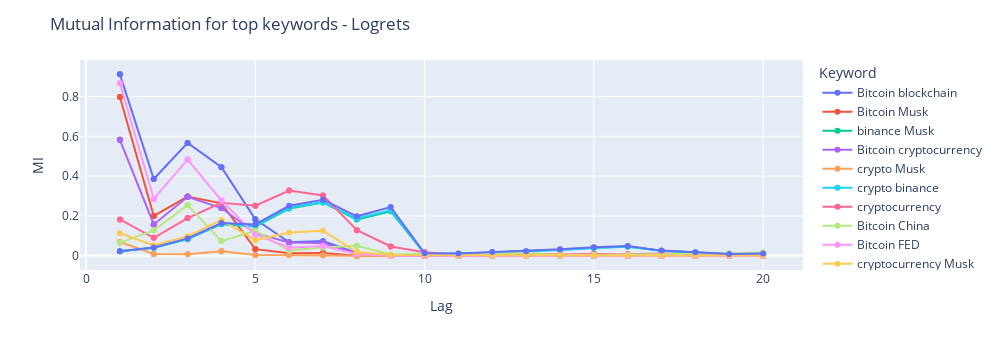
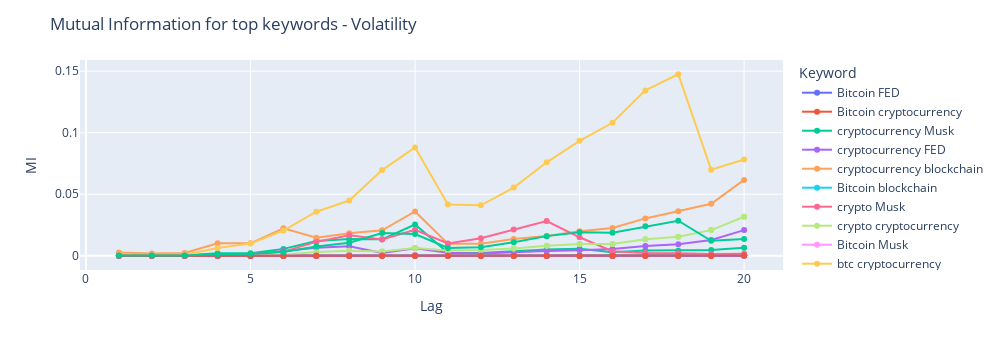
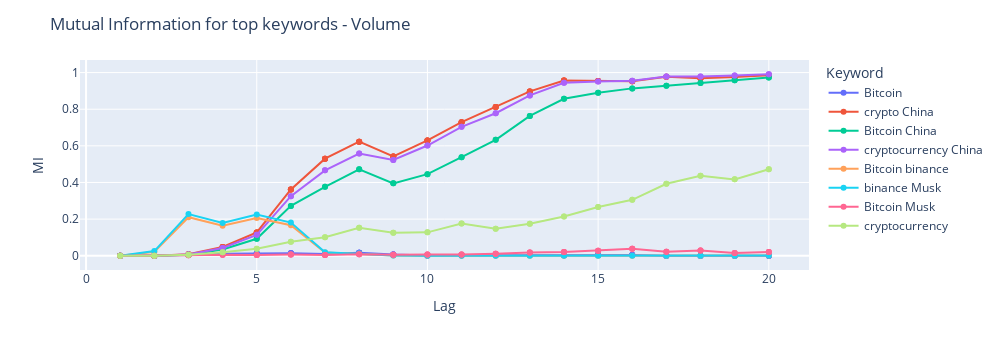

The code cell stored with these charts, in order, in its notebook:
### Markdown cell above
### **Plot mutual information for top keywords**

### Code cell
def plot_top_keywords(df, mi, title) :     
    mi_top = df[mi["Mutual Information"].values] 
    melted_mi = mi_top.melt(var_name='Keyword', value_name='MI', ignore_index=False).sort_index()
    fig = px.line(melted_mi, x=melted_mi.index, y=melted_mi.columns, color='Keyword', markers=True)
    fig.update_layout(title="Mutual Information for top keywords - " + title, xaxis_title="Lag", yaxis_title="MI", height=350, width=1000)
    fig.show()

plot_top_keywords(pvals_logreturns, mi_logreturns_top, "Logrets")
plot_top_keywords(pvals_volatility, mi_volatility_top, "Volatility")
plot_top_keywords(pvals_volume, mi_volume_top, "Volume")

### Figure 1 — Plotly figure (JSON) as saved in the notebook; plotly's stock layout.template omitted (floating-point values rounded to 4 significant figures)
{"data": [{"hovertemplate": "Keyword=Bitcoin blockchain<br>variable=MI<br>index=%{x}<br>value=%{y}<extra></extra>", "legendgroup": "Bitcoin blockchain", "line": {"color": "#636efa", "dash": "solid"}, "marker": {"symbol": "circle"}, "mode": "lines+markers", "name": "Bitcoin blockchain", "orientation": "v", "showlegend": true, "type": "scatter", "x": [1, 1, 2, 2, 3, 3, 4, 4, 5, 5, 6, 6, 7, 7, 8, 8, 9, 9, 10, 10, 11, 11, 12, 12, 13, 13, 14, 14, 15, 15, 16, 16, 17, 17, 18, 18, 19, 19, 20, 20], "xaxis": "x", "y": [0.912, 0.912, 0.3857, 0.3857, 0.567, 0.567, 0.4453, 0.4453, 0.183, 0.183, 0.0674, 0.0674, 0.07345, 0.07345, 0.0141, 0.0141, 0.002338, 0.002338, 0.001666, 0.001666, 0.0001679, 0.0001679, 0.000358, 0.000358, 0.0004959, 0.0004959, 0.000149, 0.000149, 0.0002156, 0.0002156, 0.0004007, 0.0004007, 0.000681, 0.000681, 0.000545, 0.000545, 0.0007041, 0.0007041, 0.0007856, 0.0007856], "yaxis": "y"}, {"hovertemplate": "Keyword=Bitcoin Musk<br>variable=MI<br>index=%{x}<br>value=%{y}<extra></extra>", "legendgroup": "Bitcoin Musk", "line": {"color": "#EF553B", "dash": "solid"}, "marker": {"symbol": "circle"}, "mode": "lines+markers", "name": "Bitcoin Musk", "orientation": "v", "showlegend": true, "type": "scatter", "x": [1, 1, 2, 2, 3, 3, 4, 4, 5, 5, 6, 6, 7, 7, 8, 8, 9, 9, 10, 10, 11, 11, 12, 12, 13, 13, 14, 14, 15, 15, 16, 16, 17, 17, 18, 18, 19, 19, 20, 20], "xaxis": "x", "y": [0.7982, 0.7982, 0.1998, 0.1998, 0.2972, 0.2972, 0.2636, 0.2636, 0.03332, 0.03332, 0.0124, 0.0124, 0.01401, 0.01401, 0.000442, 0.000442, 2.248e-05, 2.248e-05, 3.517e-05, 3.517e-05, 3.66e-06, 3.66e-06, 7.099e-06, 7.099e-06, 1.212e-05, 1.212e-05, 3.773e-06, 3.773e-06, 4.166e-06, 4.166e-06, 9.089e-06, 9.089e-06, 8.434e-06, 8.434e-06, 8.407e-06, 8.407e-06, 1.248e-05, 1.248e-05, 9.814e-06, 9.814e-06], "yaxis": "y"}, {"hovertemplate": "Keyword=binance Musk<br>variable=MI<br>index=%{x}<br>value=%{y}<extra></extra>", "legendgroup": "binance Musk", "line": {"color": "#00cc96", "dash": "solid"}, "marker": {"symbol": "circle"}, "mode": "lines+markers", "name": "binance Musk", "orientation": "v", "showlegend": true, "type": "scatter", "x": [1, 2, 3, 4, 5, 6, 7, 8, 9, 10, 11, 12, 13, 14, 15, 16, 17, 18, 19, 20], "xaxis": "x", "y": [0.02265, 0.04064, 0.08339, 0.1586, 0.1472, 0.2371, 0.2677, 0.1817, 0.2232, 0.01186, 0.01046, 0.01728, 0.02107, 0.02981, 0.04046, 0.04614, 0.0257, 0.0169, 0.008369, 0.01141], "yaxis": "y"}, {"hovertemplate": "Keyword=Bitcoin cryptocurrency<br>variable=MI<br>index=%{x}<br>value=%{y}<extra></extra>", "legendgroup": "Bitcoin cryptocurrency", "line": {"color": "#ab63fa", "dash": "solid"}, "marker": {"symbol": "circle"}, "mode": "lines+markers", "name": "Bitcoin cryptocurrency", "orientation": "v", "showlegend": true, "type": "scatter", "x": [1, 1, 1, 1, 2, 2, 2, 2, 3, 3, 3, 3, 4, 4, 4, 4, 5, 5, 5, 5, 6, 6, 6, 6, 7, 7, 7, 7, 8, 8, 8, 8, 9, 9, 9, 9, 10, 10, 10, 10, 11, 11, 11, 11, 12, 12, 12, 12, 13, 13, 13, 13, 14, 14, 14, 14, 15, 15, 15, 15, 16, 16, 16, 16, 17, 17, 17, 17, 18, 18, 18, 18, 19, 19, 19, 19, 20, 20, 20, 20], "xaxis": "x", "y": [0.5828, 0.5828, 0.5828, 0.5828, 0.1572, 0.1572, 0.1572, 0.1572, 0.2964, 0.2964, 0.2964, 0.2964, 0.2398, 0.2398, 0.2398, 0.2398, 0.1133, 0.1133, 0.1133, 0.1133, 0.0667, 0.0667, 0.0667, 0.0667, 0.06362, 0.06362, 0.06362, 0.06362, 0.00924, 0.00924, 0.00924, 0.00924, 0.0007914, 0.0007914, 0.0007914, 0.0007914, 0.0003792, 0.0003792, 0.0003792, 0.0003792, 3.908e-05, 3.908e-05, 3.908e-05, 3.908e-05, 8.866e-05, 8.866e-05, 8.866e-05, 8.866e-05, 0.0001289, 0.0001289, 0.0001289, 0.0001289, 4.098e-05, 4.098e-05, 4.098e-05, 4.098e-05, 5.667e-05, 5.667e-05, 5.667e-05, 5.667e-05, 8.916e-05, 8.916e-05, 8.916e-05, 8.916e-05, 0.0001471, 0.0001471, 0.0001471, 0.0001471, 9.054e-05, 9.054e-05, 9.054e-05, 9.054e-05, 0.000128, 0.000128, 0.000128, 0.000128, 0.0001848, 0.0001848, 0.0001848, 0.0001848], "yaxis": "y"}, {"hovertemplate": "Keyword=crypto Musk<br>variable=MI<br>index=%{x}<br>value=%{y}<extra></extra>", "legendgroup": "crypto Musk", "line": {"color": "#FFA15A", "dash": "solid"}, "marker": {"symbol": "circle"}, "mode": "lines+markers", "name": "crypto Musk", "orientation": "v", "showlegend": true, "type": "scatter", "x": [1, 1, 2, 2, 3, 3, 4, 4, 5, 5, 6, 6, 7, 7, 8, 8, 9, 9, 10, 10, 11, 11, 12, 12, 13, 13, 14, 14, 15, 15, 16, 16, 17, 17, 18, 18, 19, 19, 20, 20], "xaxis": "x", "y": [0.06938, 0.06938, 0.009233, 0.009233, 0.008154, 0.008154, 0.02228, 0.02228, 0.003471, 0.003471, 0.003547, 0.003547, 0.003087, 0.003087, 0.0003544, 0.0003544, 4.985e-05, 4.985e-05, 7.562e-05, 7.562e-05, 8.601e-05, 8.601e-05, 0.0001132, 0.0001132, 0.0002491, 0.0002491, 0.0002318, 0.0002318, 1.316e-05, 1.316e-05, 1.969e-05, 1.969e-05, 1.925e-05, 1.925e-05, 3.854e-05, 3.854e-05, 6.464e-05, 6.464e-05, 9.51e-05, 9.51e-05], "yaxis": "y"}, {"hovertemplate": "Keyword=crypto binance<br>variable=MI<br>index=%{x}<br>value=%{y}<extra></extra>", "legendgroup": "crypto binance", "line": {"color": "#19d3f3", "dash": "solid"}, "marker": {"symbol": "circle"}, "mode": "lines+markers", "name": "crypto binance", "orientation": "v", "showlegend": true, "type": "scatter", "x": [1, 2, 3, 4, 5, 6, 7, 8, 9, 10, 11, 12, 13, 14, 15, 16, 17, 18, 19, 20], "xaxis": "x", "y": [0.02302, 0.04041, 0.08479, 0.1611, 0.1512, 0.242, 0.2686, 0.187, 0.2286, 0.01128, 0.01033, 0.01715, 0.02079, 0.0294, 0.0395, 0.04518, 0.0248, 0.01649, 0.008137, 0.01121], "yaxis": "y"}, {"hovertemplate": "Keyword=cryptocurrency<br>variable=MI<br>index=%{x}<br>value=%{y}<extra></extra>", "legendgroup": "cryptocurrency", "line": {"color": "#FF6692", "dash": "solid"}, "marker": {"symbol": "circle"}, "mode": "lines+markers", "name": "cryptocurrency", "orientation": "v", "showlegend": true, "type": "scatter", "x": [1, 1, 2, 2, 3, 3, 4, 4, 5, 5, 6, 6, 7, 7, 8, 8, 9, 9, 10, 10, 11, 11, 12, 12, 13, 13, 14, 14, 15, 15, 16, 16, 17, 17, 18, 18, 19, 19, 20, 20], "xaxis": "x", "y": [0.1826, 0.1826, 0.09021, 0.09021, 0.1892, 0.1892, 0.2664, 0.2664, 0.2511, 0.2511, 0.3275, 0.3275, 0.3027, 0.3027, 0.1285, 0.1285, 0.04673, 0.04673, 0.01712, 0.01712, 0.004976, 0.004976, 0.008381, 0.008381, 0.01112, 0.01112, 0.006749, 0.006749, 0.008899, 0.008899, 0.006957, 0.006957, 0.01126, 0.01126, 0.005911, 0.005911, 0.007621, 0.007621, 0.01138, 0.01138], "yaxis": "y"}, {"hovertemplate": "Keyword=Bitcoin China<br>variable=MI<br>index=%{x}<br>value=%{y}<extra></extra>", "legendgroup": "Bitcoin China", "line": {"color": "#B6E880", "dash": "solid"}, "marker": {"symbol": "circle"}, "mode": "lines+markers", "name": "Bitcoin China", "orientation": "v", "showlegend": true, "type": "scatter", "x": [1, 1, 2, 2, 3, 3, 4, 4, 5, 5, 6, 6, 7, 7, 8, 8, 9, 9, 10, 10, 11, 11, 12, 12, 13, 13, 14, 14, 15, 15, 16, 16, 17, 17, 18, 18, 19, 19, 20, 20], "xaxis": "x", "y": [0.06472, 0.06472, 0.1276, 0.1276, 0.2545, 0.2545, 0.07362, 0.07362, 0.1251, 0.1251, 0.02633, 0.02633, 0.0409, 0.0409, 0.04987, 0.04987, 0.006707, 0.006707, 0.01014, 0.01014, 0.00561, 0.00561, 0.009604, 0.009604, 0.01332, 0.01332, 0.002091, 0.002091, 0.003935, 0.003935, 0.0038, 0.0038, 0.006297, 0.006297, 0.008395, 0.008395, 0.01117, 0.01117, 0.01614, 0.01614], "yaxis": "y"}, {"hovertemplate": "Keyword=Bitcoin FED<br>variable=MI<br>index=%{x}<br>value=%{y}<extra></extra>", "legendgroup": "Bitcoin FED", "line": {"color": "#FF97FF", "dash": "solid"}, "marker": {"symbol": "circle"}, "mode": "lines+markers", "name": "Bitcoin FED", "orientation": "v", "showlegend": true, "type": "scatter", "x": [1, 1, 2, 2, 3, 3, 4, 4, 5, 5, 6, 6, 7, 7, 8, 8, 9, 9, 10, 10, 11, 11, 12, 12, 13, 13, 14, 14, 15, 15, 16, 16, 17, 17, 18, 18, 19, 19, 20, 20], "xaxis": "x", "y": [0.8664, 0.8664, 0.2864, 0.2864, 0.4835, 0.4835, 0.2777, 0.2777, 0.1059, 0.1059, 0.03995, 0.03995, 0.04947, 0.04947, 0.00881, 0.00881, 0.000541, 0.000541, 0.0002412, 0.0002412, 2.751e-05, 2.751e-05, 6.409e-05, 6.409e-05, 8.986e-05, 8.986e-05, 1.727e-05, 1.727e-05, 2.158e-05, 2.158e-05, 5.582e-05, 5.582e-05, 7.62e-05, 7.62e-05, 7.223e-05, 7.223e-05, 9.647e-05, 9.647e-05, 0.0001225, 0.0001225], "yaxis": "y"}, {"hovertemplate": "Keyword=cryptocurrency Musk<br>variable=MI<br>index=%{x}<br>value=%{y}<extra></extra>", "legendgroup": "cryptocurrency Musk", "line": {"color": "#FECB52", "dash": "solid"}, "marker": {"symbol": "circle"}, "mode": "lines+markers", "name": "cryptocurrency Musk", "orientation": "v", "showlegend": true, "type": "scatter", "x": [1, 2, 3, 4, 5, 6, 7, 8, 9, 10, 11, 12, 13, 14, 15, 16, 17, 18, 19, 20], "xaxis": "x", "y": [0.1133, 0.05232, 0.09748, 0.1802, 0.07814, 0.1173, 0.126, 0.0187, 0.004381, 0.003918, 0.000611, 0.0008827, 0.001668, 0.0009175, 0.001193, 0.001254, 0.001727, 0.0007622, 0.001034, 0.001508], "yaxis": "y"}, {"hovertemplate": "Keyword=binance<br>variable=MI<br>index=%{x}<br>value=%{y}<extra></extra>", "legendgroup": "binance", "line": {"color": "#636efa", "dash": "solid"}, "marker": {"symbol": "circle"}, "mode": "lines+markers", "name": "binance", "orientation": "v", "showlegend": true, "type": "scatter", "x": [1, 2, 3, 4, 5, 6, 7, 8, 9, 10, 11, 12, 13, 14, 15, 16, 17, 18, 19, 20], "xaxis": "x", "y": [0.02298, 0.04169, 0.08708, 0.1647, 0.1573, 0.2509, 0.2816, 0.1981, 0.2444, 0.01252, 0.01138, 0.01879, 0.02273, 0.03207, 0.04285, 0.04886, 0.02576, 0.01701, 0.008357, 0.01149], "yaxis": "y"}], "layout": {"height": 350, "legend": {"title": {"text": "Keyword"}, "tracegroupgap": 0}, "margin": {"t": 60}, "title": {"text": "Mutual Information for top keywords - Logrets"}, "width": 1000, "xaxis": {"anchor": "y", "domain": [0, 1], "title": {"text": "Lag"}}, "yaxis": {"anchor": "x", "domain": [0, 1], "title": {"text": "MI"}}}}

### Figure 2 — Plotly figure (JSON) as saved in the notebook; plotly's stock layout.template omitted (floating-point values rounded to 4 significant figures)
{"data": [{"hovertemplate": "Keyword=Bitcoin FED<br>variable=MI<br>index=%{x}<br>value=%{y}<extra></extra>", "legendgroup": "Bitcoin FED", "line": {"color": "#636efa", "dash": "solid"}, "marker": {"symbol": "circle"}, "mode": "lines+markers", "name": "Bitcoin FED", "orientation": "v", "showlegend": true, "type": "scatter", "x": [1, 2, 3, 4, 5, 6, 7, 8, 9, 10, 11, 12, 13, 14, 15, 16, 17, 18, 19, 20], "xaxis": "x", "y": [1.113e-05, 6.838e-06, 9.208e-07, 6.197e-06, 2.834e-06, 4.957e-06, 1.591e-05, 2.035e-05, 1.935e-05, 3.926e-05, 1.027e-05, 1.227e-05, 2.715e-05, 2.265e-05, 2.363e-05, 3.825e-05, 5.241e-05, 5.905e-05, 7.823e-05, 0.0001289], "yaxis": "y"}, {"hovertemplate": "Keyword=Bitcoin cryptocurrency<br>variable=MI<br>index=%{x}<br>value=%{y}<extra></extra>", "legendgroup": "Bitcoin cryptocurrency", "line": {"color": "#EF553B", "dash": "solid"}, "marker": {"symbol": "circle"}, "mode": "lines+markers", "name": "Bitcoin cryptocurrency", "orientation": "v", "showlegend": true, "type": "scatter", "x": [1, 1, 1, 1, 2, 2, 2, 2, 3, 3, 3, 3, 4, 4, 4, 4, 5, 5, 5, 5, 6, 6, 6, 6, 7, 7, 7, 7, 8, 8, 8, 8, 9, 9, 9, 9, 10, 10, 10, 10, 11, 11, 11, 11, 12, 12, 12, 12, 13, 13, 13, 13, 14, 14, 14, 14, 15, 15, 15, 15, 16, 16, 16, 16, 17, 17, 17, 17, 18, 18, 18, 18, 19, 19, 19, 19, 20, 20, 20, 20], "xaxis": "x", "y": [5.981e-06, 5.981e-06, 5.981e-06, 5.981e-06, 2.069e-06, 2.069e-06, 2.069e-06, 2.069e-06, 4.636e-07, 4.636e-07, 4.636e-07, 4.636e-07, 8.405e-06, 8.405e-06, 8.405e-06, 8.405e-06, 5.163e-06, 5.163e-06, 5.163e-06, 5.163e-06, 1.519e-05, 1.519e-05, 1.519e-05, 1.519e-05, 5.998e-05, 5.998e-05, 5.998e-05, 5.998e-05, 7.136e-05, 7.136e-05, 7.136e-05, 7.136e-05, 0.0001299, 0.0001299, 0.0001299, 0.0001299, 0.0002612, 0.0002612, 0.0002612, 0.0002612, 2.716e-05, 2.716e-05, 2.716e-05, 2.716e-05, 3.33e-05, 3.33e-05, 3.33e-05, 3.33e-05, 6.195e-05, 6.195e-05, 6.195e-05, 6.195e-05, 6.259e-05, 6.259e-05, 6.259e-05, 6.259e-05, 6.475e-05, 6.475e-05, 6.475e-05, 6.475e-05, 9.134e-05, 9.134e-05, 9.134e-05, 9.134e-05, 0.0001372, 0.0001372, 0.0001372, 0.0001372, 0.0001545, 0.0001545, 0.0001545, 0.0001545, 0.0002329, 0.0002329, 0.0002329, 0.0002329, 0.0003799, 0.0003799, 0.0003799, 0.0003799], "yaxis": "y"}, {"hovertemplate": "Keyword=cryptocurrency Musk<br>variable=MI<br>index=%{x}<br>value=%{y}<extra></extra>", "legendgroup": "cryptocurrency Musk", "line": {"color": "#00cc96", "dash": "solid"}, "marker": {"symbol": "circle"}, "mode": "lines+markers", "name": "cryptocurrency Musk", "orientation": "v", "showlegend": true, "type": "scatter", "x": [1, 2, 3, 4, 5, 6, 7, 8, 9, 10, 11, 12, 13, 14, 15, 16, 17, 18, 19, 20], "xaxis": "x", "y": [0.0002577, 0.0001105, 0.0001511, 0.002092, 0.00209, 0.005572, 0.01191, 0.01356, 0.01333, 0.02539, 0.002422, 0.0022, 0.003602, 0.005019, 0.005662, 0.002938, 0.004237, 0.004155, 0.004587, 0.006521], "yaxis": "y"}, {"hovertemplate": "Keyword=cryptocurrency FED<br>variable=MI<br>index=%{x}<br>value=%{y}<extra></extra>", "legendgroup": "cryptocurrency FED", "line": {"color": "#ab63fa", "dash": "solid"}, "marker": {"symbol": "circle"}, "mode": "lines+markers", "name": "cryptocurrency FED", "orientation": "v", "showlegend": true, "type": "scatter", "x": [1, 2, 3, 4, 5, 6, 7, 8, 9, 10, 11, 12, 13, 14, 15, 16, 17, 18, 19, 20], "xaxis": "x", "y": [0.0003676, 0.0002026, 0.0001358, 0.001417, 0.001451, 0.00385, 0.006464, 0.007747, 0.002252, 0.006086, 0.002459, 0.001912, 0.002975, 0.003852, 0.004445, 0.00546, 0.007885, 0.009298, 0.01283, 0.02086], "yaxis": "y"}, {"hovertemplate": "Keyword=cryptocurrency blockchain<br>variable=MI<br>index=%{x}<br>value=%{y}<extra></extra>", "legendgroup": "cryptocurrency blockchain", "line": {"color": "#FFA15A", "dash": "solid"}, "marker": {"symbol": "circle"}, "mode": "lines+markers", "name": "cryptocurrency blockchain", "orientation": "v", "showlegend": true, "type": "scatter", "x": [1, 2, 3, 4, 5, 6, 7, 8, 9, 10, 11, 12, 13, 14, 15, 16, 17, 18, 19, 20], "xaxis": "x", "y": [0.002633, 0.00192, 0.002253, 0.01021, 0.01011, 0.0224, 0.01469, 0.01826, 0.02068, 0.03598, 0.009754, 0.009664, 0.01367, 0.01613, 0.01993, 0.0225, 0.03035, 0.03615, 0.04226, 0.06166], "yaxis": "y"}, {"hovertemplate": "Keyword=Bitcoin blockchain<br>variable=MI<br>index=%{x}<br>value=%{y}<extra></extra>", "legendgroup": "Bitcoin blockchain", "line": {"color": "#19d3f3", "dash": "solid"}, "marker": {"symbol": "circle"}, "mode": "lines+markers", "name": "Bitcoin blockchain", "orientation": "v", "showlegend": true, "type": "scatter", "x": [1, 2, 3, 4, 5, 6, 7, 8, 9, 10, 11, 12, 13, 14, 15, 16, 17, 18, 19, 20], "xaxis": "x", "y": [0.0001001, 8.814e-05, 2.835e-05, 8.487e-05, 5.176e-05, 9.34e-05, 0.0001465, 0.0002398, 0.0004126, 0.0004, 7.342e-05, 9.295e-05, 0.0001949, 0.0001463, 0.0001695, 0.0002413, 0.0003513, 0.0004448, 0.0004403, 0.0006939], "yaxis": "y"}, {"hovertemplate": "Keyword=crypto Musk<br>variable=MI<br>index=%{x}<br>value=%{y}<extra></extra>", "legendgroup": "crypto Musk", "line": {"color": "#FF6692", "dash": "solid"}, "marker": {"symbol": "circle"}, "mode": "lines+markers", "name": "crypto Musk", "orientation": "v", "showlegend": true, "type": "scatter", "x": [1, 2, 3, 4, 5, 6, 7, 8, 9, 10, 11, 12, 13, 14, 15, 16, 17, 18, 19, 20], "xaxis": "x", "y": [0.000774, 0.0001505, 0.000214, 0.001021, 0.00127, 0.003353, 0.01126, 0.01671, 0.01321, 0.02115, 0.01001, 0.01421, 0.02124, 0.02815, 0.01501, 0.003643, 0.002184, 0.002115, 0.001369, 0.001569], "yaxis": "y"}, {"hovertemplate": "Keyword=crypto cryptocurrency<br>variable=MI<br>index=%{x}<br>value=%{y}<extra></extra>", "legendgroup": "crypto cryptocurrency", "line": {"color": "#B6E880", "dash": "solid"}, "marker": {"symbol": "circle"}, "mode": "lines+markers", "name": "crypto cryptocurrency", "orientation": "v", "showlegend": true, "type": "scatter", "x": [1, 1, 2, 2, 3, 3, 4, 4, 5, 5, 6, 6, 7, 7, 8, 8, 9, 9, 10, 10, 11, 11, 12, 12, 13, 13, 14, 14, 15, 15, 16, 16, 17, 17, 18, 18, 19, 19, 20, 20], "xaxis": "x", "y": [0.0001328, 0.0001328, 2.773e-05, 2.773e-05, 1.338e-05, 1.338e-05, 0.0001968, 0.0001968, 0.0002322, 0.0002322, 0.0007129, 0.0007129, 0.003008, 0.003008, 0.00398, 0.00398, 0.003386, 0.003386, 0.006315, 0.006315, 0.004359, 0.004359, 0.004765, 0.004765, 0.005842, 0.005842, 0.008108, 0.008108, 0.009526, 0.009526, 0.009482, 0.009482, 0.01334, 0.01334, 0.01549, 0.01549, 0.02083, 0.02083, 0.03167, 0.03167], "yaxis": "y"}, {"hovertemplate": "Keyword=Bitcoin Musk<br>variable=MI<br>index=%{x}<br>value=%{y}<extra></extra>", "legendgroup": "Bitcoin Musk", "line": {"color": "#FF97FF", "dash": "solid"}, "marker": {"symbol": "circle"}, "mode": "lines+markers", "name": "Bitcoin Musk", "orientation": "v", "showlegend": true, "type": "scatter", "x": [1, 1, 1, 2, 2, 2, 3, 3, 3, 4, 4, 4, 5, 5, 5, 6, 6, 6, 7, 7, 7, 8, 8, 8, 9, 9, 9, 10, 10, 10, 11, 11, 11, 12, 12, 12, 13, 13, 13, 14, 14, 14, 15, 15, 15, 16, 16, 16, 17, 17, 17, 18, 18, 18, 19, 19, 19, 20, 20, 20], "xaxis": "x", "y": [8.311e-06, 8.311e-06, 8.311e-06, 4.526e-06, 4.526e-06, 4.526e-06, 2.248e-06, 2.248e-06, 2.248e-06, 2.231e-05, 2.231e-05, 2.231e-05, 1.366e-05, 1.366e-05, 1.366e-05, 2.99e-05, 2.99e-05, 2.99e-05, 9.105e-05, 9.105e-05, 9.105e-05, 0.000103, 0.000103, 0.000103, 0.0002149, 0.0002149, 0.0002149, 0.0004268, 0.0004268, 0.0004268, 1.498e-05, 1.498e-05, 1.498e-05, 2.028e-05, 2.028e-05, 2.028e-05, 4.263e-05, 4.263e-05, 4.263e-05, 3.878e-05, 3.878e-05, 3.878e-05, 2.619e-05, 2.619e-05, 2.619e-05, 2.38e-05, 2.38e-05, 2.38e-05, 2.057e-05, 2.057e-05, 2.057e-05, 1.598e-05, 1.598e-05, 1.598e-05, 1.799e-05, 1.799e-05, 1.799e-05, 1.949e-05, 1.949e-05, 1.949e-05], "yaxis": "y"}, {"hovertemplate": "Keyword=btc cryptocurrency<br>variable=MI<br>index=%{x}<br>value=%{y}<extra></extra>", "legendgroup": "btc cryptocurrency", "line": {"color": "#FECB52", "dash": "solid"}, "marker": {"symbol": "circle"}, "mode": "lines+markers", "name": "btc cryptocurrency", "orientation": "v", "showlegend": true, "type": "scatter", "x": [1, 2, 3, 4, 5, 6, 7, 8, 9, 10, 11, 12, 13, 14, 15, 16, 17, 18, 19, 20], "xaxis": "x", "y": [0.0007305, 0.0006622, 0.0007419, 0.006323, 0.009864, 0.02035, 0.03577, 0.0449, 0.06964, 0.08807, 0.04171, 0.04097, 0.0554, 0.07594, 0.09343, 0.1081, 0.1344, 0.1475, 0.0699, 0.07827], "yaxis": "y"}, {"hovertemplate": "Keyword=Bitcoin<br>variable=MI<br>index=%{x}<br>value=%{y}<extra></extra>", "legendgroup": "Bitcoin", "line": {"color": "#636efa", "dash": "solid"}, "marker": {"symbol": "circle"}, "mode": "lines+markers", "name": "Bitcoin", "orientation": "v", "showlegend": true, "type": "scatter", "x": [1, 2, 3, 4, 5, 6, 7, 8, 9, 10, 11, 12, 13, 14, 15, 16, 17, 18, 19, 20], "xaxis": "x", "y": [2.353e-06, 1.213e-06, 1.791e-07, 2.044e-06, 9.454e-07, 1.927e-06, 7.146e-06, 9.269e-06, 2.129e-05, 3.349e-05, 5.045e-06, 8.306e-06, 1.94e-05, 1.568e-05, 1.5e-05, 2.128e-05, 2.984e-05, 3.441e-05, 4.639e-05, 7.212e-05], "yaxis": "y"}, {"hovertemplate": "Keyword=Bitcoin crypto<br>variable=MI<br>index=%{x}<br>value=%{y}<extra></extra>", "legendgroup": "Bitcoin crypto", "line": {"color": "#EF553B", "dash": "solid"}, "marker": {"symbol": "circle"}, "mode": "lines+markers", "name": "Bitcoin crypto", "orientation": "v", "showlegend": true, "type": "scatter", "x": [1, 1, 2, 2, 3, 3, 4, 4, 5, 5, 6, 6, 7, 7, 8, 8, 9, 9, 10, 10, 11, 11, 12, 12, 13, 13, 14, 14, 15, 15, 16, 16, 17, 17, 18, 18, 19, 19, 20, 20], "xaxis": "x", "y": [5.469e-06, 5.469e-06, 1.417e-06, 1.417e-06, 8.724e-08, 8.724e-08, 8.73e-07, 8.73e-07, 5.228e-07, 5.228e-07, 1.421e-06, 1.421e-06, 6.457e-06, 6.457e-06, 9.94e-06, 9.94e-06, 1.775e-05, 1.775e-05, 2.213e-05, 2.213e-05, 1.093e-05, 1.093e-05, 1.84e-05, 1.84e-05, 3.941e-05, 3.941e-05, 3.83e-05, 3.83e-05, 3.837e-05, 3.837e-05, 5.309e-05, 5.309e-05, 6.321e-05, 6.321e-05, 6.555e-05, 6.555e-05, 9.954e-05, 9.954e-05, 0.0001587, 0.0001587], "yaxis": "y"}, {"hovertemplate": "Keyword=Bitcoin btc<br>variable=MI<br>index=%{x}<br>value=%{y}<extra></extra>", "legendgroup": "Bitcoin btc", "line": {"color": "#00cc96", "dash": "solid"}, "marker": {"symbol": "circle"}, "mode": "lines+markers", "name": "Bitcoin btc", "orientation": "v", "showlegend": true, "type": "scatter", "x": [1, 2, 3, 4, 5, 6, 7, 8, 9, 10, 11, 12, 13, 14, 15, 16, 17, 18, 19, 20], "xaxis": "x", "y": [0.0002651, 0.0002578, 0.000203, 0.001239, 0.001688, 0.003062, 0.007557, 0.01052, 0.01849, 0.01762, 0.00632, 0.006887, 0.01107, 0.01594, 0.01919, 0.01875, 0.02388, 0.0285, 0.01217, 0.01358], "yaxis": "y"}], "layout": {"height": 350, "legend": {"title": {"text": "Keyword"}, "tracegroupgap": 0}, "margin": {"t": 60}, "title": {"text": "Mutual Information for top keywords - Volatility"}, "width": 1000, "xaxis": {"anchor": "y", "domain": [0, 1], "title": {"text": "Lag"}}, "yaxis": {"anchor": "x", "domain": [0, 1], "title": {"text": "MI"}}}}

### Figure 3 — Plotly figure (JSON) as saved in the notebook; plotly's stock layout.template omitted (floating-point values rounded to 4 significant figures)
{"data": [{"hovertemplate": "Keyword=Bitcoin<br>variable=MI<br>index=%{x}<br>value=%{y}<extra></extra>", "legendgroup": "Bitcoin", "line": {"color": "#636efa", "dash": "solid"}, "marker": {"symbol": "circle"}, "mode": "lines+markers", "name": "Bitcoin", "orientation": "v", "showlegend": true, "type": "scatter", "x": [1, 1, 1, 1, 1, 2, 2, 2, 2, 2, 3, 3, 3, 3, 3, 4, 4, 4, 4, 4, 5, 5, 5, 5, 5, 6, 6, 6, 6, 6, 7, 7, 7, 7, 7, 8, 8, 8, 8, 8, 9, 9, 9, 9, 9, 10, 10, 10, 10, 10, 11, 11, 11, 11, 11, 12, 12, 12, 12, 12, 13, 13, 13, 13, 13, 14, 14, 14, 14, 14, 15, 15, 15, 15, 15, 16, 16, 16, 16, 16, 17, 17, 17, 17, 17, 18, 18, 18, 18, 18, 19, 19, 19, 19, 19, 20, 20, 20, 20, 20], "xaxis": "x", "y": [1.73e-10, 1.73e-10, 1.73e-10, 1.73e-10, 1.73e-10, 1.118e-05, 1.118e-05, 1.118e-05, 1.118e-05, 1.118e-05, 0.004262, 0.004262, 0.004262, 0.004262, 0.004262, 0.01145, 0.01145, 0.01145, 0.01145, 0.01145, 0.01193, 0.01193, 0.01193, 0.01193, 0.01193, 0.01419, 0.01419, 0.01419, 0.01419, 0.01419, 0.009087, 0.009087, 0.009087, 0.009087, 0.009087, 0.01589, 0.01589, 0.01589, 0.01589, 0.01589, 0.006181, 0.006181, 0.006181, 0.006181, 0.006181, 0.002044, 0.002044, 0.002044, 0.002044, 0.002044, 0.002078, 0.002078, 0.002078, 0.002078, 0.002078, 0.003262, 0.003262, 0.003262, 0.003262, 0.003262, 0.004523, 0.004523, 0.004523, 0.004523, 0.004523, 0.003358, 0.003358, 0.003358, 0.003358, 0.003358, 0.003961, 0.003961, 0.003961, 0.003961, 0.003961, 0.004504, 0.004504, 0.004504, 0.004504, 0.004504, 0.0002174, 0.0002174, 0.0002174, 0.0002174, 0.0002174, 0.0004645, 0.0004645, 0.0004645, 0.0004645, 0.0004645, 0.0001777, 0.0001777, 0.0001777, 0.0001777, 0.0001777, 0.0002887, 0.0002887, 0.0002887, 0.0002887, 0.0002887], "yaxis": "y"}, {"hovertemplate": "Keyword=crypto China<br>variable=MI<br>index=%{x}<br>value=%{y}<extra></extra>", "legendgroup": "crypto China", "line": {"color": "#EF553B", "dash": "solid"}, "marker": {"symbol": "circle"}, "mode": "lines+markers", "name": "crypto China", "orientation": "v", "showlegend": true, "type": "scatter", "x": [1, 1, 1, 1, 2, 2, 2, 2, 3, 3, 3, 3, 4, 4, 4, 4, 5, 5, 5, 5, 6, 6, 6, 6, 7, 7, 7, 7, 8, 8, 8, 8, 9, 9, 9, 9, 10, 10, 10, 10, 11, 11, 11, 11, 12, 12, 12, 12, 13, 13, 13, 13, 14, 14, 14, 14, 15, 15, 15, 15, 16, 16, 16, 16, 17, 17, 17, 17, 18, 18, 18, 18, 19, 19, 19, 19, 20, 20, 20, 20], "xaxis": "x", "y": [1.056e-06, 1.056e-06, 1.056e-06, 1.056e-06, 0.0003111, 0.0003111, 0.0003111, 0.0003111, 0.007642, 0.007642, 0.007642, 0.007642, 0.04776, 0.04776, 0.04776, 0.04776, 0.1272, 0.1272, 0.1272, 0.1272, 0.3619, 0.3619, 0.3619, 0.3619, 0.5301, 0.5301, 0.5301, 0.5301, 0.6227, 0.6227, 0.6227, 0.6227, 0.5423, 0.5423, 0.5423, 0.5423, 0.6296, 0.6296, 0.6296, 0.6296, 0.7294, 0.7294, 0.7294, 0.7294, 0.8126, 0.8126, 0.8126, 0.8126, 0.8971, 0.8971, 0.8971, 0.8971, 0.9566, 0.9566, 0.9566, 0.9566, 0.9538, 0.9538, 0.9538, 0.9538, 0.9523, 0.9523, 0.9523, 0.9523, 0.9767, 0.9767, 0.9767, 0.9767, 0.9693, 0.9693, 0.9693, 0.9693, 0.9752, 0.9752, 0.9752, 0.9752, 0.9847, 0.9847, 0.9847, 0.9847], "yaxis": "y"}, {"hovertemplate": "Keyword=Bitcoin China<br>variable=MI<br>index=%{x}<br>value=%{y}<extra></extra>", "legendgroup": "Bitcoin China", "line": {"color": "#00cc96", "dash": "solid"}, "marker": {"symbol": "circle"}, "mode": "lines+markers", "name": "Bitcoin China", "orientation": "v", "showlegend": true, "type": "scatter", "x": [1, 1, 2, 2, 3, 3, 4, 4, 5, 5, 6, 6, 7, 7, 8, 8, 9, 9, 10, 10, 11, 11, 12, 12, 13, 13, 14, 14, 15, 15, 16, 16, 17, 17, 18, 18, 19, 19, 20, 20], "xaxis": "x", "y": [4.697e-07, 4.697e-07, 0.0001886, 0.0001886, 0.005644, 0.005644, 0.03454, 0.03454, 0.09258, 0.09258, 0.2722, 0.2722, 0.3764, 0.3764, 0.4717, 0.4717, 0.3951, 0.3951, 0.4454, 0.4454, 0.5381, 0.5381, 0.6327, 0.6327, 0.7633, 0.7633, 0.857, 0.857, 0.8902, 0.8902, 0.9137, 0.9137, 0.9274, 0.9274, 0.9428, 0.9428, 0.9582, 0.9582, 0.9734, 0.9734], "yaxis": "y"}, {"hovertemplate": "Keyword=cryptocurrency China<br>variable=MI<br>index=%{x}<br>value=%{y}<extra></extra>", "legendgroup": "cryptocurrency China", "line": {"color": "#ab63fa", "dash": "solid"}, "marker": {"symbol": "circle"}, "mode": "lines+markers", "name": "cryptocurrency China", "orientation": "v", "showlegend": true, "type": "scatter", "x": [1, 1, 2, 2, 3, 3, 4, 4, 5, 5, 6, 6, 7, 7, 8, 8, 9, 9, 10, 10, 11, 11, 12, 12, 13, 13, 14, 14, 15, 15, 16, 16, 17, 17, 18, 18, 19, 19, 20, 20], "xaxis": "x", "y": [4.879e-07, 4.879e-07, 0.0002524, 0.0002524, 0.007112, 0.007112, 0.04274, 0.04274, 0.1141, 0.1141, 0.3251, 0.3251, 0.4663, 0.4663, 0.5578, 0.5578, 0.5228, 0.5228, 0.6018, 0.6018, 0.7038, 0.7038, 0.7779, 0.7779, 0.8754, 0.8754, 0.944, 0.944, 0.951, 0.951, 0.9558, 0.9558, 0.9787, 0.9787, 0.9782, 0.9782, 0.984, 0.984, 0.9908, 0.9908], "yaxis": "y"}, {"hovertemplate": "Keyword=Bitcoin binance<br>variable=MI<br>index=%{x}<br>value=%{y}<extra></extra>", "legendgroup": "Bitcoin binance", "line": {"color": "#FFA15A", "dash": "solid"}, "marker": {"symbol": "circle"}, "mode": "lines+markers", "name": "Bitcoin binance", "orientation": "v", "showlegend": true, "type": "scatter", "x": [1, 2, 3, 4, 5, 6, 7, 8, 9, 10, 11, 12, 13, 14, 15, 16, 17, 18, 19, 20], "xaxis": "x", "y": [9.299e-05, 0.02091, 0.2105, 0.1641, 0.2063, 0.1663, 0.01772, 0.01157, 0.00155, 4.058e-05, 4.845e-05, 5.061e-05, 6.203e-05, 0.000149, 0.000129, 0.0001921, 0.0003144, 0.0005384, 0.0004963, 0.0007709], "yaxis": "y"}, {"hovertemplate": "Keyword=binance Musk<br>variable=MI<br>index=%{x}<br>value=%{y}<extra></extra>", "legendgroup": "binance Musk", "line": {"color": "#19d3f3", "dash": "solid"}, "marker": {"symbol": "circle"}, "mode": "lines+markers", "name": "binance Musk", "orientation": "v", "showlegend": true, "type": "scatter", "x": [1, 2, 3, 4, 5, 6, 7, 8, 9, 10, 11, 12, 13, 14, 15, 16, 17, 18, 19, 20], "xaxis": "x", "y": [0.0001403, 0.02531, 0.2274, 0.1794, 0.2251, 0.181, 0.01892, 0.01214, 0.001779, 5.933e-05, 7.167e-05, 7.594e-05, 9.468e-05, 0.000222, 0.000175, 0.0002476, 0.0003971, 0.0006669, 0.0006319, 0.0009643], "yaxis": "y"}, {"hovertemplate": "Keyword=Bitcoin Musk<br>variable=MI<br>index=%{x}<br>value=%{y}<extra></extra>", "legendgroup": "Bitcoin Musk", "line": {"color": "#FF6692", "dash": "solid"}, "marker": {"symbol": "circle"}, "mode": "lines+markers", "name": "Bitcoin Musk", "orientation": "v", "showlegend": true, "type": "scatter", "x": [1, 1, 1, 2, 2, 2, 3, 3, 3, 4, 4, 4, 5, 5, 5, 6, 6, 6, 7, 7, 7, 8, 8, 8, 9, 9, 9, 10, 10, 10, 11, 11, 11, 12, 12, 12, 13, 13, 13, 14, 14, 14, 15, 15, 15, 16, 16, 16, 17, 17, 17, 18, 18, 18, 19, 19, 19, 20, 20, 20], "xaxis": "x", "y": [1.207e-09, 1.207e-09, 1.207e-09, 2.504e-05, 2.504e-05, 2.504e-05, 0.002647, 0.002647, 0.002647, 0.006141, 0.006141, 0.006141, 0.004151, 0.004151, 0.004151, 0.006387, 0.006387, 0.006387, 0.004634, 0.004634, 0.004634, 0.008738, 0.008738, 0.008738, 0.005043, 0.005043, 0.005043, 0.007045, 0.007045, 0.007045, 0.006701, 0.006701, 0.006701, 0.01057, 0.01057, 0.01057, 0.01804, 0.01804, 0.01804, 0.01982, 0.01982, 0.01982, 0.02771, 0.02771, 0.02771, 0.0384, 0.0384, 0.0384, 0.02206, 0.02206, 0.02206, 0.02803, 0.02803, 0.02803, 0.01484, 0.01484, 0.01484, 0.02003, 0.02003, 0.02003], "yaxis": "y"}, {"hovertemplate": "Keyword=cryptocurrency<br>variable=MI<br>index=%{x}<br>value=%{y}<extra></extra>", "legendgroup": "cryptocurrency", "line": {"color": "#B6E880", "dash": "solid"}, "marker": {"symbol": "circle"}, "mode": "lines+markers", "name": "cryptocurrency", "orientation": "v", "showlegend": true, "type": "scatter", "x": [1, 1, 2, 2, 3, 3, 4, 4, 5, 5, 6, 6, 7, 7, 8, 8, 9, 9, 10, 10, 11, 11, 12, 12, 13, 13, 14, 14, 15, 15, 16, 16, 17, 17, 18, 18, 19, 19, 20, 20], "xaxis": "x", "y": [3.875e-10, 3.875e-10, 3.641e-05, 3.641e-05, 0.005753, 0.005753, 0.01926, 0.01926, 0.03832, 0.03832, 0.07605, 0.07605, 0.101, 0.101, 0.1528, 0.1528, 0.1257, 0.1257, 0.1277, 0.1277, 0.1757, 0.1757, 0.1478, 0.1478, 0.1741, 0.1741, 0.2147, 0.2147, 0.2663, 0.2663, 0.3053, 0.3053, 0.3928, 0.3928, 0.4367, 0.4367, 0.4169, 0.4169, 0.4723, 0.4723], "yaxis": "y"}], "layout": {"height": 350, "legend": {"title": {"text": "Keyword"}, "tracegroupgap": 0}, "margin": {"t": 60}, "title": {"text": "Mutual Information for top keywords - Volume"}, "width": 1000, "xaxis": {"anchor": "y", "domain": [0, 1], "title": {"text": "Lag"}}, "yaxis": {"anchor": "x", "domain": [0, 1], "title": {"text": "MI"}}}}
